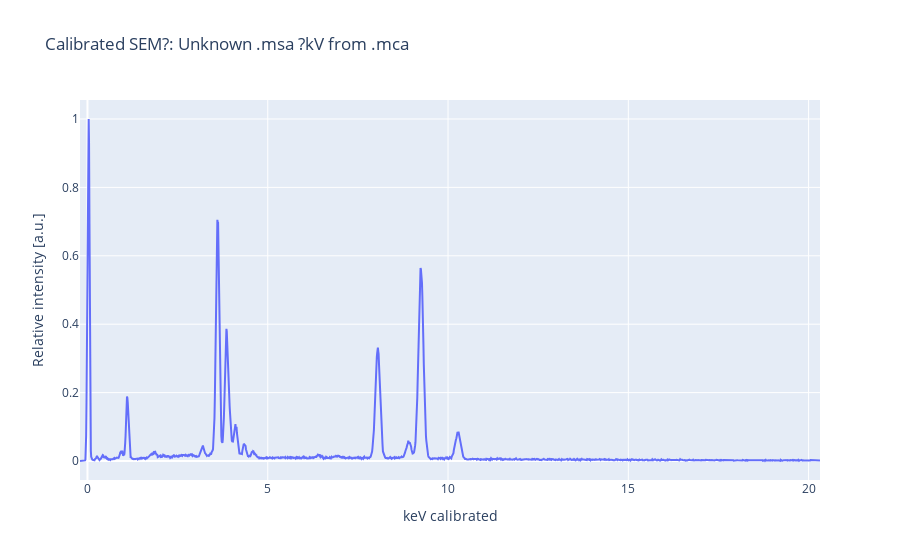

This figure's notebook cell:
### Code cell
# Now we plot it

fig_unknown_plot = plotly_plot(
    x=s_unknown_msa["kev_calibrated"],
    y_named=[s_unknown_msa["intensity"], "x calibrated with Ga_Ka and Ga_La"],
    vlines=s_unknown_msa["peaks_keV"],
    vlines_name=s_unknown_msa["peaks_names"],
    title=f"Calibrated {s_unknown_msa['plot_title']}",
    xaxis_title="keV calibrated",
)
fig_unknown_plot

### Figure 1 — Plotly figure (JSON) as saved in the notebook; plotly's stock layout.template omitted (floating-point values rounded to 4 significant figures; data arrays with more than 128 entries replaced by an {"elided": "..."} marker saying what was removed)
{"data": [{"mode": "lines", "name": "x calibrated with Ga_Ka and Ga_La", "type": "scatter", "x": {"elided": "2048 float values"}, "y": {"elided": "2048 float values"}}], "layout": {"legend": {"title": {"text": "Legend"}}, "title": {"text": "Calibrated SEM?: Unknown .msa ?kV from .mca"}, "xaxis": {"title": {"text": "keV calibrated"}}, "yaxis": {"title": {"text": "Relative intensity [a.u.]"}}}}
